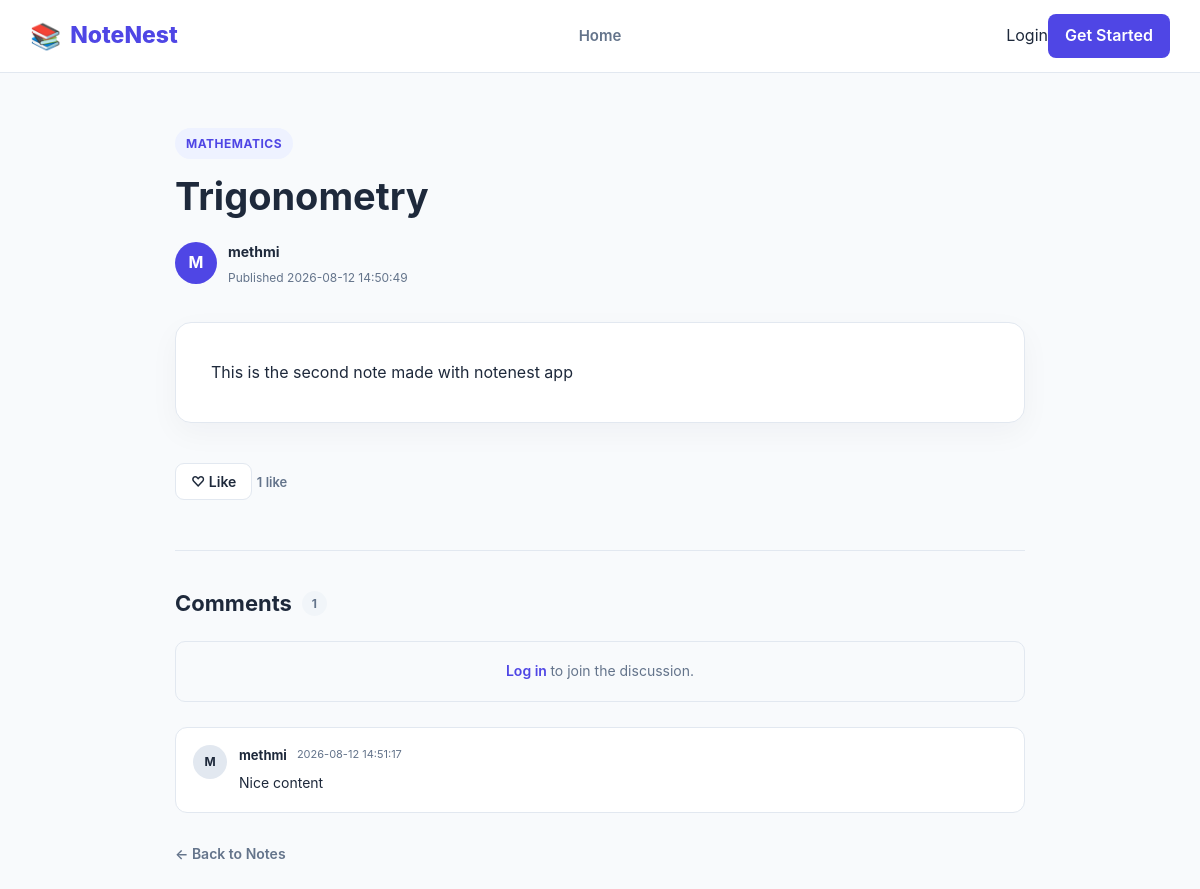
/blogs/view.php?id=3, run on the app's committed database.
### tables this page shows
CREATE TABLE `blogpost` (
  `id` int(11) NOT NULL,
  `user_id` int(11) NOT NULL,
  `category_id` int(11) NOT NULL,
  `title` varchar(255) NOT NULL,
  `content` text NOT NULL,
  `created_at` datetime DEFAULT current_timestamp(),
  `updated_at` datetime DEFAULT current_timestamp() ON UPDATE current_timestamp()
);

CREATE TABLE `category` (
  `id` int(11) NOT NULL,
  `name` varchar(100) NOT NULL,
  `description` text DEFAULT NULL
);

CREATE TABLE `user` (
  `id` int(11) NOT NULL,
  `username` varchar(50) NOT NULL,
  `email` varchar(100) NOT NULL,
  `password` varchar(255) NOT NULL,
  `role` varchar(20) NOT NULL DEFAULT 'user'
);

CREATE TABLE `comment` (
  `id` int(11) NOT NULL,
  `user_id` int(11) NOT NULL,
  `blog_id` int(11) NOT NULL,
  `content` text NOT NULL,
  `created_at` datetime DEFAULT current_timestamp()
);

### blogs/view.php (the view, shortened to what this page needs)
<?php
require_once "../config/database.php";
require_once "../includes/header.php";
$blog_id = (int) $_GET["id"];
$sql = "SELECT
    blogpost.id,
    blogpost.user_id,
    blogpost.title,
    blogpost.content,
    blogpost.created_at,
    blogpost.updated_at,
    user.username,
    category.name AS category_name
        FROM blogpost
        JOIN user ON blogpost.user_id = user.id
        JOIN category ON blogpost.category_id = category.id
        WHERE blogpost.id = ?";
$stmt = mysqli_prepare($conn, $sql);
mysqli_stmt_bind_param($stmt, "i", $blog_id);
mysqli_stmt_execute($stmt);
$result = mysqli_stmt_get_result($stmt);
$blog = mysqli_fetch_assoc($result);
$commentSql = "SELECT
                    comment.content,
                    comment.created_at,
                    user.username
               FROM comment
               JOIN user ON comment.user_id = user.id
               WHERE comment.blog_id = ?
               ORDER BY comment.created_at DESC";
$commentStmt = mysqli_prepare($conn, $commentSql);
mysqli_stmt_bind_param(
    $commentStmt,
    "i",
    $blog_id
);
mysqli_stmt_execute($commentStmt);
$comments = mysqli_stmt_get_result($commentStmt);
$likeSql = "SELECT COUNT(*) AS like_count
            FROM bloglike
            WHERE blog_id = ?";
$likeStmt = mysqli_prepare($conn, $likeSql);
mysqli_stmt_bind_param(
    $likeStmt,
    "i",
    $blog_id
);
mysqli_stmt_execute($likeStmt);
$likeResult = mysqli_stmt_get_result($likeStmt);
$likeData = mysqli_fetch_assoc($likeResult);
$likeCount = $likeData["like_count"];
$userLiked = false;
?>
<main class="view-page">
    <div class="note-view-container">
        <div class="note-header">
            <span class="note-category">
                <?php echo htmlspecialchars($blog["category_name"]); ?>
            </span>
            <h1>
                <?php echo htmlspecialchars($blog["title"]); ?>
            </h1>
            <div class="note-meta">
                <div class="author-info">
                    <div class="author-avatar">
                        <?php
                        echo strtoupper(
                            substr($blog["username"], 0, 1)
                        );
                        ?>
                    </div>
                    <div>
                        <strong>
                            <?php echo htmlspecialchars($blog["username"]); ?>
                        </strong>
                        <div class="note-date">
                            Published
                            <?php echo htmlspecialchars($blog["created_at"]); ?>
                        </div>
                    </div>
                </div>
            </div>
        </div>
        <article class="note-content">
            <?php echo nl2br(htmlspecialchars($blog["content"])); ?>
        </article>
<div class="note-actions">
    <div class="like-section">
        <form method="POST" class="like-form">
            <button
                type="submit"
                name="like"
                class="like-btn <?php echo $userLiked ? 'liked' : ''; ?>"
            >
                <?php if ($userLiked): ?>
                    ❤️ Liked
                <?php else: ?>
                    ♡ Like
                <?php endif; ?>
            </button>
            <span class="like-count">
                <?php echo $likeCount; ?>
                <?php echo ($likeCount == 1) ? "like" : "likes"; ?>
            </span>
        </form>
    </div>
</div>
        <section class="comments-section">
            <div class="comments-header">
                <h2>Comments</h2>
                <span>
                    <?php echo mysqli_num_rows($comments); ?>
                </span>
            </div>
            <?php if (isset($_SESSION["user_id"])): ?>
                <form
                    method="POST"
                    class="comment-form"
                >
                    <input
    type="hidden"
    name="csrf_token"
    value="<?php echo htmlspecialchars(generateCsrfToken()); ?>"
>
                    <textarea
                        name="comment"
                        rows="4"
                        placeholder="Share your thoughts about this note..."
                        required
                    ></textarea>
                    <div class="comment-form-footer">
                        <span>
                            Be respectful and constructive.
                        </span>
                        <button
                            type="submit"
                            class="comment-btn"
                        >
                            Post Comment
                        </button>
                    </div>
                </form>
            <?php else: ?>
                <div class="login-comment-message">
                    <p>
                        <a href="../auth/login.php">
                            Log in
                        </a>
                        to join the discussion.
                    </p>
                </div>
            <?php endif; ?>
            <div class="comments-list">
                <?php if (mysqli_num_rows($comments) > 0): ?>
                    <?php while ($comment = mysqli_fetch_assoc($comments)): ?>
                        <div class="comment-card">
                            <div class="comment-avatar">
                                <?php
                                echo strtoupper(
                                    substr(
                                        $comment["username"],
                                        0,
                                        1
                                    )
                                );
                                ?>
                            </div>
                            <div class="comment-body">
                                <div class="comment-top">
                                    <strong>
                                        <?php
                                        echo htmlspecialchars(
                                            $comment["username"]
                                        );
                                        ?>
                                    </strong>
                                    <small>
                                        <?php
                                        echo htmlspecialchars(
                                            $comment["created_at"]
                                        );
                                        ?>
                                    </small>
                                </div>
                                <p>
                                    <?php
                                    echo nl2br(
                                        htmlspecialchars(
                                            $comment["content"]
                                        )
                                    );
                                    ?>
                                </p>
                            </div>
                        </div>
                    <?php endwhile; ?>
                <?php endif; ?>
            </div>
        </section>
        <a
            href="../index.php"
            class="back-link"
        >
            ← Back to Notes
        </a>
    </div>
</main>
<?php require_once "../includes/footer.php"; ?>

### css/style.css (style rules this page uses)
* { margin: 0; padding: 0; box-sizing: border-box; }
:root { --primary: #4f46e5; --primary-dark: #4338ca; --background: #f8fafc; --surface: #ffffff; --text: #1e293b; --muted: #64748b; --border: #e2e8f0; --success: #16a34a; --danger: #dc2626; }
body { font-family: -apple-system, BlinkMacSystemFont, "Segoe UI", Roboto, Arial, sans-serif; background: var(--background); color: var(--text); line-height: 1.6; }
a { color: inherit; text-decoration: none; }
main { max-width: 1200px; margin: auto; padding: 45px 24px; }
button { border: none; cursor: pointer; font-family: inherit; }
button, .publish-btn { background: var(--primary); color: white; padding: 11px 20px; border-radius: 8px; font-weight: 600; transition: 0.2s; }
.view-page { padding: 55px 20px; }
.note-view-container { max-width: 850px; margin: auto; }
.note-header { margin-bottom: 35px; }
.note-category { display: inline-block; padding: 6px 11px; background: #eef2ff; color: var(--primary); border-radius: 20px; font-size: 12px; font-weight: 700; text-transform: uppercase; letter-spacing: 0.5px; }
.note-header h1 { margin-top: 15px; margin-bottom: 20px; font-size: 38px; line-height: 1.2; }
.note-meta { display: flex; align-items: center; }
.author-info { display: flex; align-items: center; gap: 11px; }
.author-avatar { width: 42px; height: 42px; border-radius: 50%; display: flex; align-items: center; justify-content: center; background: var(--primary); color: white; font-weight: 700; }
.author-info strong { font-size: 14px; }
.note-date { margin-top: 3px; color: var(--muted); font-size: 12px; }
.note-content { background: white; border: 1px solid var(--border); border-radius: 16px; padding: 35px; font-size: 16px; line-height: 1.8; color: var(--text); white-space: normal; box-shadow: 0 10px 30px rgba(15, 23, 42, 0.04); }
.note-actions { display: flex; align-items: center; justify-content: space-between; margin-top: 20px; padding-bottom: 30px; border-bottom: 1px solid var(--border); }
.like-section { display: flex; align-items: center; gap: 10px; margin: 20px 0; }
.like-btn { padding: 9px 15px; border: 1px solid var(--border); border-radius: 9px; background: white; color: var(--text); font-family: inherit; font-size: 14px; font-weight: 600; cursor: pointer; transition: all 0.2s ease; }
.like-count { color: var(--muted); font-size: 13px; font-weight: 600; }
.comments-section { margin-top: 35px; }
.comments-header { display: flex; align-items: center; gap: 10px; margin-bottom: 20px; }
.comments-header h2 { font-size: 22px; }
.comments-header span { display: flex; align-items: center; justify-content: center; min-width: 25px; height: 25px; padding: 0 7px; border-radius: 20px; background: #f1f5f9; color: var(--muted); font-size: 12px; font-weight: 700; }
.login-comment-message { padding: 18px; background: #f8fafc; border: 1px solid var(--border); border-radius: 10px; text-align: center; margin-bottom: 25px; }
.login-comment-message p { color: var(--muted); font-size: 14px; }
.login-comment-message a { color: var(--primary); font-weight: 600; }
.comments-list { display: flex; flex-direction: column; gap: 15px; }
.comment-card { display: flex; gap: 12px; padding: 17px; border: 1px solid var(--border); border-radius: 12px; background: white; }
.comment-avatar { width: 34px; height: 34px; flex-shrink: 0; border-radius: 50%; display: flex; align-items: center; justify-content: center; background: #e2e8f0; color: var(--text); font-size: 12px; font-weight: 700; }
.comment-body { flex: 1; }
.comment-top { display: flex; align-items: center; gap: 10px; }
.comment-top strong { font-size: 13px; }
.comment-top small { color: var(--muted); font-size: 11px; }
.comment-body p { margin-top: 7px; color: var(--text); font-size: 14px; line-height: 1.6; }
.back-link { display: inline-block; margin-top: 30px; color: var(--muted); font-size: 14px; font-weight: 600; }

### data on the page
blogpost: category.name "MATHEMATICS", title "Trigonometry", user.username "M", user.username "methmi", created_at "2026-08-12 14:50:49", content "This is the second note made with notenest app"
comment: user.username "M", user.username "methmi", created_at "2026-08-12 14:51:17", content "Nice content"

### other printed values
$likeCount "1"
mysqli_num_rows($comments) "1"
